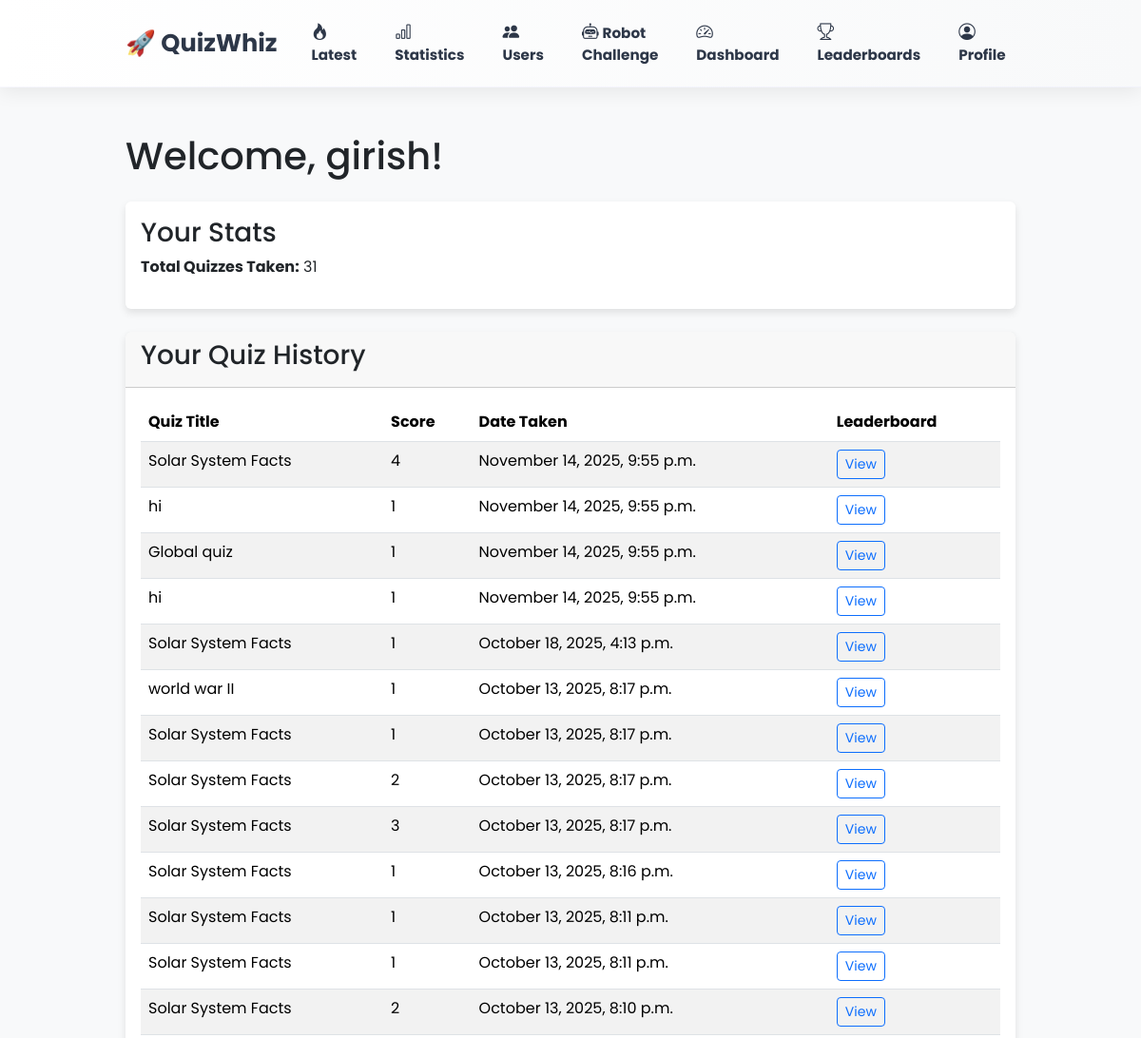
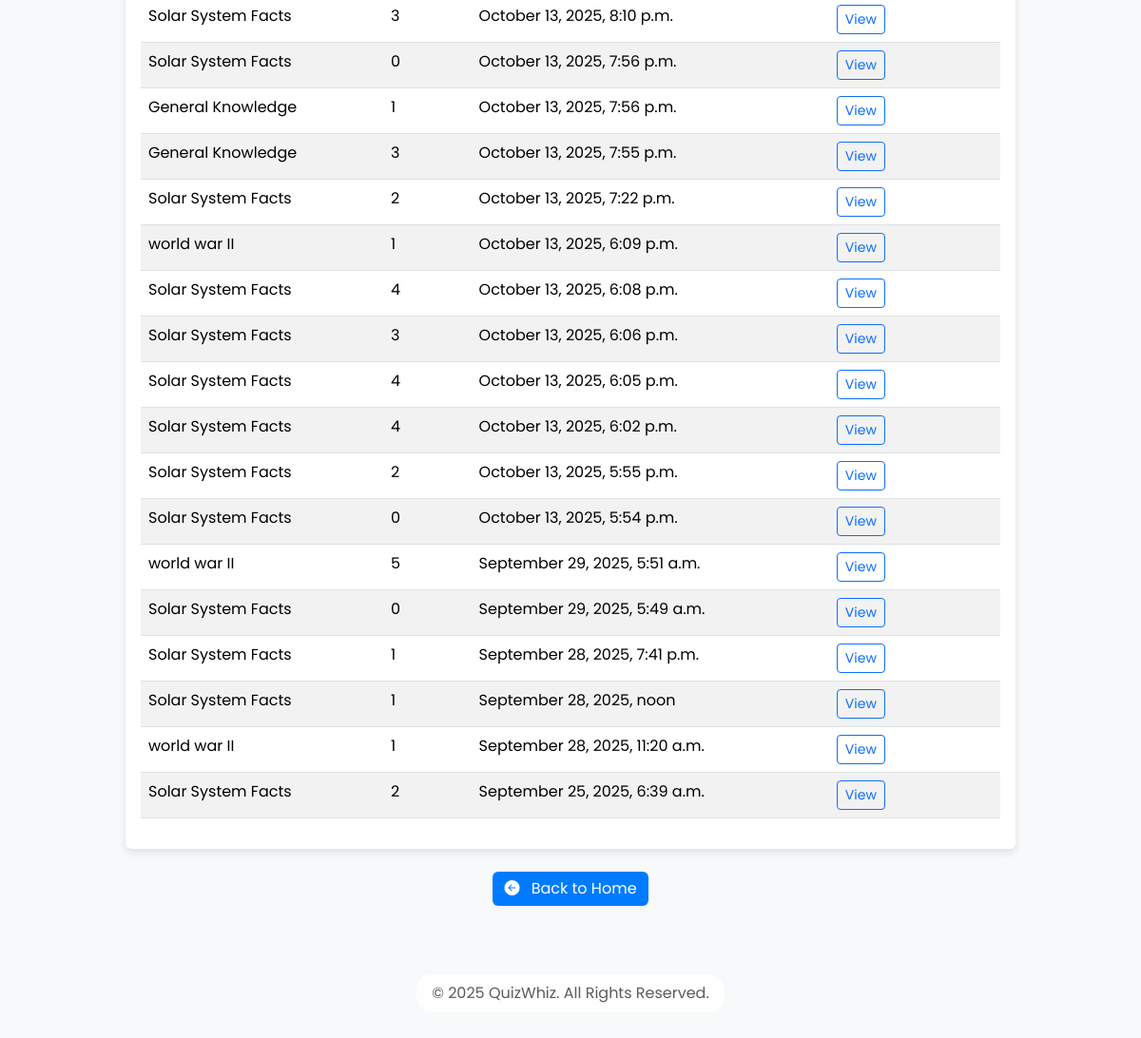
/dashboard/ (signed in), run on the app's committed database (2 pictures, top to bottom).
### quiz/models.py (models this page shows, shortened)
class QuizResult(models.Model):
    user = models.ForeignKey(User, on_delete=models.CASCADE)
    quiz = models.ForeignKey(Quiz, on_delete=models.CASCADE)
    score = models.IntegerField()
    selected_answers = models.JSONField(null=True, blank=True)
    timestamp = models.DateTimeField(auto_now_add=True)

class Quiz(models.Model):
    DIFFICULTY_CHOICES = [
        ('Easy', 'Easy'),
        ('Medium', 'Medium'),
        ('Hard', 'Hard'),
    ]
    title = models.CharField(max_length=200)
    topic = models.CharField(max_length=100)
    difficulty = models.CharField(max_length=10, choices=DIFFICULTY_CHOICES, default='Medium')
    is_featured = models.BooleanField(default=False, help_text="Show in Latest Quizzes section")
    created_at = models.DateTimeField(auto_now_add=True, null=True, blank=True)
    class Meta:
        ordering = ['-created_at']

### quiz/views.py (the view)
# urls.py: path('dashboard/', views.dashboard, name='dashboard'),
@login_required
def dashboard(request):
    results = QuizResult.objects.filter(user=request.user).order_by('-timestamp')
    total_quizzes_taken = results.count()
    return render(request, 'quiz/dashboard.html', {'results': results, 'total_quizzes_taken': total_quizzes_taken})

### quiz/templates/quiz/dashboard.html
{% extends 'quiz/base.html' %}
{% block content %}
<h1 class="mb-4">Welcome, {{ user.username }}!</h1>
<div class="card mb-4">
    <div class="card-body">
        <h3>Your Stats</h3>
        <p><strong>Total Quizzes Taken:</strong> {{ total_quizzes_taken }}</p>
    </div>
</div>
<div class="card">
    <div class="card-header">
        <h3>Your Quiz History</h3>
    </div>
    <div class="card-body">
        <div class="table-responsive">
            <table class="table table-striped">
                <thead>
                    <tr>
                        <th>Quiz Title</th>
                        <th>Score</th>
                        <th>Date Taken</th>
                        <th>Leaderboard</th>
                    </tr>
                </thead>
                <tbody>
                    {% for result in results %}
                    <tr>
                        <td>{{ result.quiz.title }}</td>
                        <td>{{ result.score }}</td>
                        <td>{{ result.timestamp|date:"F d, Y, P" }}</td>
                        <td><a href="{% url 'leaderboard' result.quiz.id %}" class="btn btn-sm btn-outline-primary">View</a></td>
                    </tr>
                    {% empty %}
                    <tr>
                        <td colspan="4" class="text-center">You haven't taken any quizzes yet.</td>
                    </tr>
                    {% endfor %}
                </tbody>
            </table>
        </div>
    </div>
</div>
<div class="text-center mt-4">
    <a href="{% url 'home' %}" class="btn btn-primary">
        <i class="bi bi-arrow-left-circle-fill me-2"></i> Back to Home
    </a>
</div>
{% endblock %}

### data on the page
QuizResult: quiz "Solar System Facts", score "4", timestamp "November 14, 2025, 9:55 p.m."
QuizResult: quiz "hi", score "1", timestamp "November 14, 2025, 9:55 p.m."
QuizResult: quiz "Global quiz", score "1", timestamp "November 14, 2025, 9:55 p.m."
QuizResult: quiz "hi", score "1", timestamp "November 14, 2025, 9:55 p.m."
QuizResult: quiz "Solar System Facts", score "1", timestamp "October 18, 2025, 4:13 p.m."
QuizResult: quiz "world war II", score "1", timestamp "October 13, 2025, 8:17 p.m."
QuizResult: quiz "Solar System Facts", score "1", timestamp "October 13, 2025, 8:17 p.m."
QuizResult: quiz "Solar System Facts", score "2", timestamp "October 13, 2025, 8:17 p.m."
QuizResult: quiz "Solar System Facts", score "3", timestamp "October 13, 2025, 8:17 p.m."
QuizResult: quiz "Solar System Facts", score "1", timestamp "October 13, 2025, 8:16 p.m."
QuizResult: quiz "Solar System Facts", score "1", timestamp "October 13, 2025, 8:11 p.m."
QuizResult: quiz "Solar System Facts", score "1", timestamp "October 13, 2025, 8:11 p.m."
QuizResult: quiz "Solar System Facts", score "2", timestamp "October 13, 2025, 8:10 p.m."
QuizResult: quiz "Solar System Facts", score "3", timestamp "October 13, 2025, 8:10 p.m."
QuizResult: quiz "Solar System Facts", score "0", timestamp "October 13, 2025, 7:56 p.m."
QuizResult: quiz "General Knowledge", score "1", timestamp "October 13, 2025, 7:56 p.m."
QuizResult: quiz "General Knowledge", score "3", timestamp "October 13, 2025, 7:55 p.m."
QuizResult: quiz "Solar System Facts", score "2", timestamp "October 13, 2025, 7:22 p.m."
QuizResult: quiz "world war II", score "1", timestamp "October 13, 2025, 6:09 p.m."
QuizResult: quiz "Solar System Facts", score "4", timestamp "October 13, 2025, 6:08 p.m."
QuizResult: quiz "Solar System Facts", score "3", timestamp "October 13, 2025, 6:06 p.m."
QuizResult: quiz "Solar System Facts", score "4", timestamp "October 13, 2025, 6:05 p.m."
QuizResult: quiz "Solar System Facts", score "4", timestamp "October 13, 2025, 6:02 p.m."
QuizResult: quiz "Solar System Facts", score "2", timestamp "October 13, 2025, 5:55 p.m."
QuizResult: quiz "Solar System Facts", score "0", timestamp "October 13, 2025, 5:54 p.m."
QuizResult: quiz "world war II", score "5", timestamp "September 29, 2025, 5:51 a.m."
QuizResult: quiz "Solar System Facts", score "0", timestamp "September 29, 2025, 5:49 a.m."
QuizResult: quiz "Solar System Facts", score "1", timestamp "September 28, 2025, 7:41 p.m."
QuizResult: quiz "Solar System Facts", score "1", timestamp "September 28, 2025, noon"
QuizResult: quiz "world war II", score "1", timestamp "September 28, 2025, 11:20 a.m."
QuizResult: quiz "Solar System Facts", score "2", timestamp "September 25, 2025, 6:39 a.m."

### other printed values
{{ user.username }} "girish"
{{ total_quizzes_taken }} "31"
